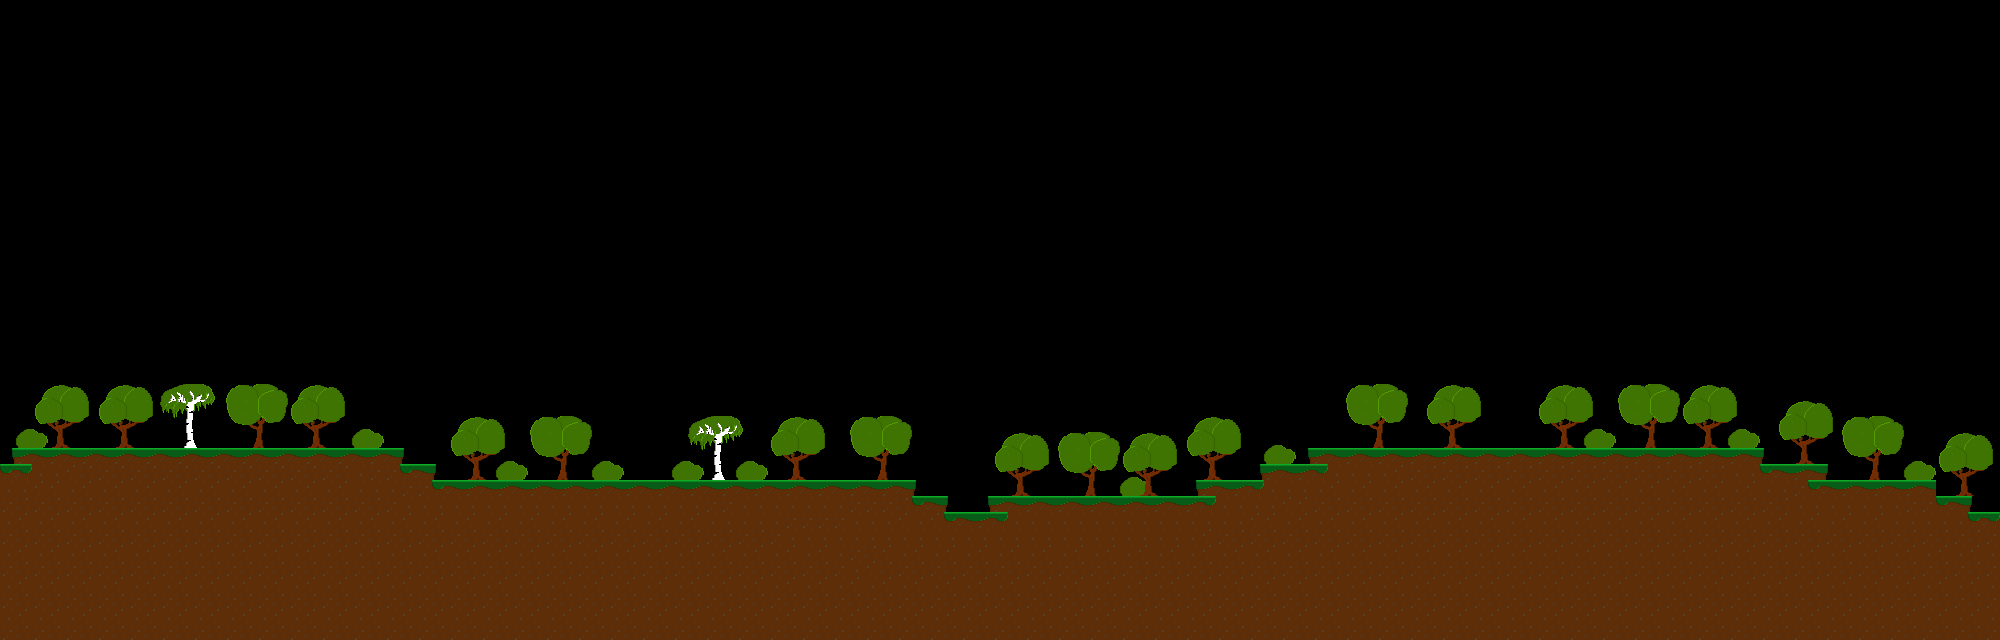

Below is a game level as drawn by its tile map, then a one-line description and the .tmx that defines it (tile-layer data replaced by summaries):
An orthogonal 125x40 tile map with 16x16 px tiles, 1 tile layer (Kachelebene 1), 7 tilesets.

<map version="1.2" tiledversion="1.2.0" orientation="orthogonal" renderorder="right-down" width="125" height="40" tilewidth="16" tileheight="16" infinite="0" nextlayerid="3" nextobjectid="1">
 <tileset firstgid="1" name="grass" tilewidth="16" tileheight="16" tilecount="100" columns="10">
  <image source="../../tiels/grassTielset.png" width="160" height="160" />
 </tileset>
 <tileset firstgid="101" name="background_tree2" tilewidth="16" tileheight="16" tilecount="16" columns="4">
  <image source="background_tree2.png" width="64" height="64" />
 </tileset>
 <tileset firstgid="117" name="background_tree" tilewidth="16" tileheight="16" tilecount="16" columns="4">
  <image source="background_tree.png" width="64" height="64" />
 </tileset>
 <tileset firstgid="133" name="background_birch" tilewidth="16" tileheight="16" tilecount="16" columns="4">
  <image source="background_birch.png" width="64" height="64" />
 </tileset>
 <tileset firstgid="149" name="bush_0" tilewidth="16" tileheight="16" tilecount="4" columns="2">
  <image source="../bush/bush_0.png" width="32" height="32" />
 </tileset>
 <tileset firstgid="153" name="bush" tilewidth="1" tileheight="1" tilecount="0" columns="0" />
 <tileset firstgid="153" name="bush_0" tilewidth="32" tileheight="32" tilecount="1" columns="0">
  <grid orientation="orthogonal" width="1" height="1" />
  <tile id="0">
   <image width="32" height="32" source="../bush/bush_0.png" />
  </tile>
 </tileset>
 <layer id="2" name="Kachelebene 1" width="125" height="40">
  <data>[5000 cells, 1710 non-empty, 62 distinct tile ids]</data>
 </layer>
</map>
